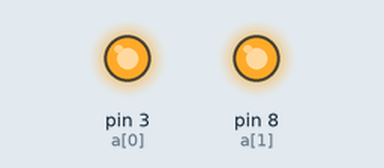
Simulated run of this program. Board: Raspberry Pi (header pin numbers). On the bench: output pins drawn as LEDs (lit = HIGH). At 6.0 s the program stops and its outputs stay as they are.

Above: at 0.1 s.
At 2.1 s:
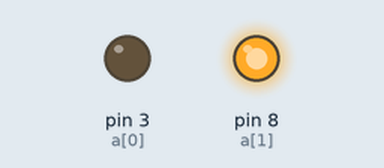
At 4.1 s:
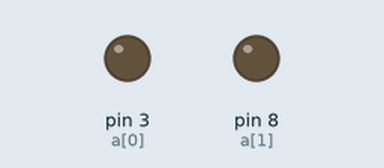
Timing chart, 0 to 5.6 s (numbered marks = the images above):
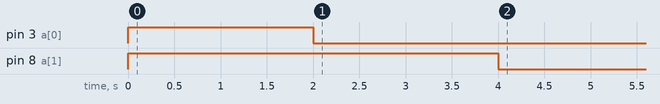

The program:

output_control_via_for_loop.py
```python
import RPi.GPIO as g
#import time
from time import sleep
g.setmode(g.BOARD)
g.setup(3,g.OUT)
g.setup(8,g.OUT)

a=[3,8]

g.output(3,1)
g.output(8,1)

sleep(2)
for i in a:
        g.output(i,0)
        sleep(2)
```

Measured:
- by itself, pin 3 (a[0]): LOW → HIGH at 0.00 s, → LOW 2.0 s later
- by itself, pin 8 (a[1]): LOW → HIGH at 0.00 s, → LOW 4.0 s later
